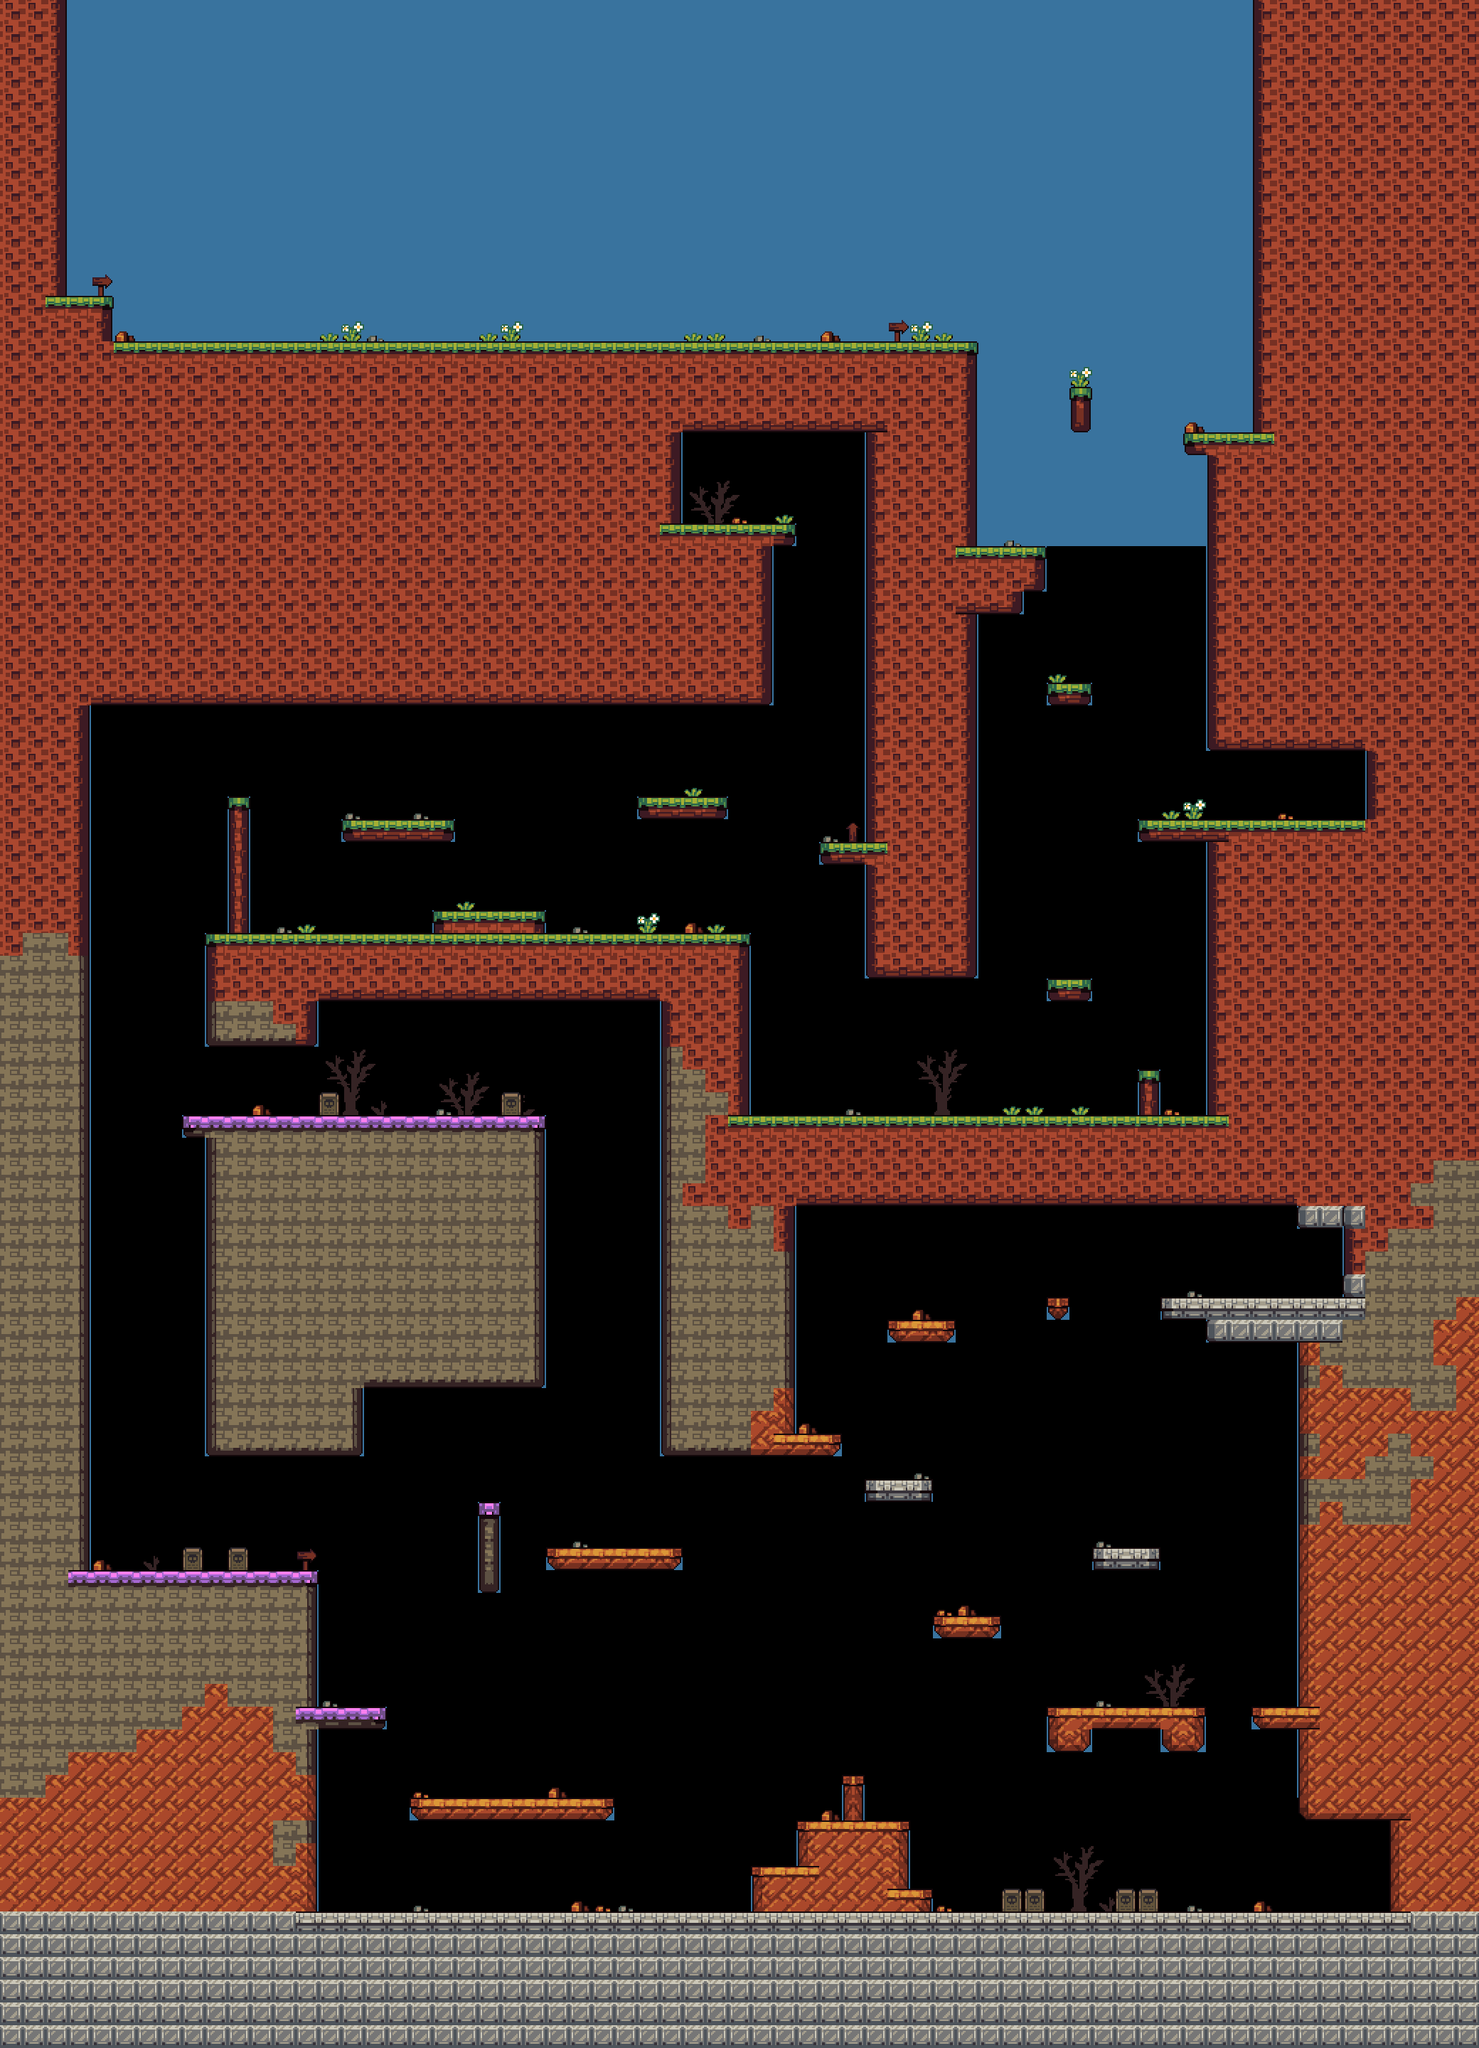

The image is a tile-based game level rendered from a .tmx file. Its description and source (layers, tilesets, objects; grid data summarised) follow:
An orthogonal 65x90 tile map with 32x32 px tiles, 5 tile layers (collider, Tile Layer 4, Tile Layer 1, Tile Layer 2, ...).

<map version="1.10" tiledversion="1.10.1" orientation="orthogonal" renderorder="right-down" width="65" height="90" tilewidth="32" tileheight="32" infinite="0" nextlayerid="6" nextobjectid="1">
 <tileset firstgid="1" source="images/tilemap/32x32.tsx" />
 <layer id="2" name="collider" width="65" height="90">
  <data>[5850 cells, 2875 non-empty, 5 distinct tile ids]</data>
 </layer>
 <layer id="5" name="Tile Layer 4" width="65" height="90">
  <properties>
   <property name="Z" type="float" value="-2" />
  </properties>
  <data>[5850 cells, 1124 non-empty, 1 distinct tile ids]</data>
 </layer>
 <layer id="1" name="Tile Layer 1" width="65" height="90">
  <properties>
   <property name="Z" type="float" value="1" />
  </properties>
  <data>[5850 cells, 2885 non-empty, 53 distinct tile ids]</data>
 </layer>
 <layer id="3" name="Tile Layer 2" width="65" height="90">
  <properties>
   <property name="Z" type="float" value="-1" />
  </properties>
  <data>[5850 cells, 50 non-empty, 14 distinct tile ids]</data>
 </layer>
 <layer id="4" name="Tile Layer 3" width="65" height="90">
  <properties>
   <property name="Z" type="float" value="2" />
  </properties>
  <data>[5850 cells, 64 non-empty, 12 distinct tile ids]</data>
 </layer>
</map>
